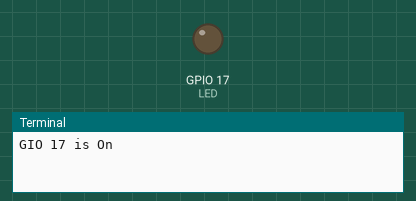
Recording of a program running on a simulated Raspberry Pi (BCM pin numbers). Shown: output pins drawn as LEDs (lit = HIGH), the last lines printed to the terminal.

Above: at 1.5 s.
At 3.5 s:
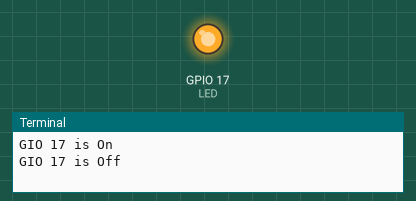
Timing chart, 0 to 5.2 s (numbered marks = the images above):
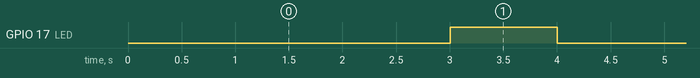

Measured:
- by itself, GPIO 17 (LED): alternates HIGH for 1.0 s and LOW for 3.0 s

The program:

LED_GPIO.py
```python
import time
import lgpio

#17,27,22

LED = 17

# open the gpio chip and set the LED pin as output
h = lgpio.gpiochip_open(0)
lgpio.gpio_claim_output(h, LED)

try:
    while True:
        # Turn the GPIO pin high
        lgpio.gpio_write(h, LED, 0)
        print ('GIO', LED, 'is On')
        time.sleep(3)

        # Turn the GPIO pin low
        lgpio.gpio_write(h, LED, 1)
        print ('GIO', LED, 'is Off')
        time.sleep(1)

except KeyboardInterrupt:
    lgpio.gpio_write(h, LED, 1)
    lgpio.gpiochip_close(h)
```
